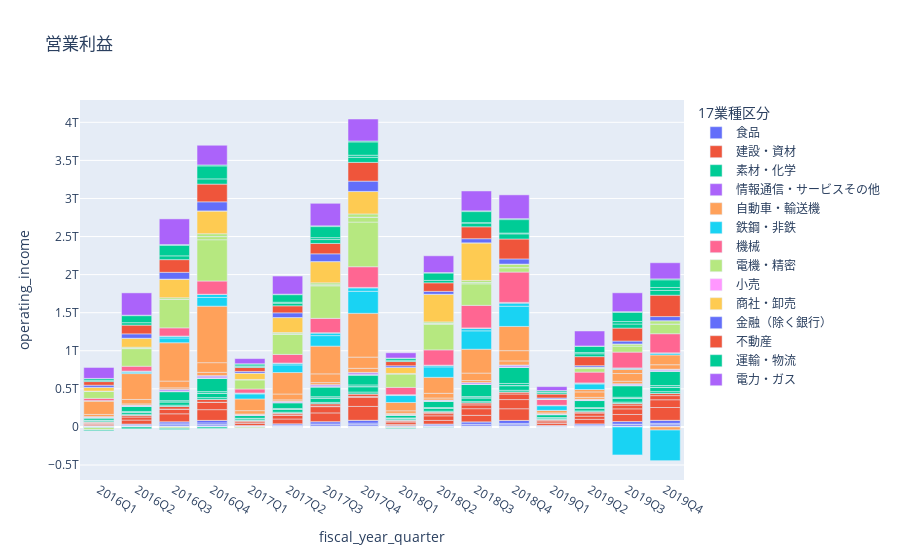

The cell this chart's notebook holds for it:
### Code cell
fig = px.bar(
    quarter,
    x="fiscal_year_quarter",
    y="operating_income",
    color="17業種区分",
    title="営業利益",
)
fig.update_layout(barmode="relative")
